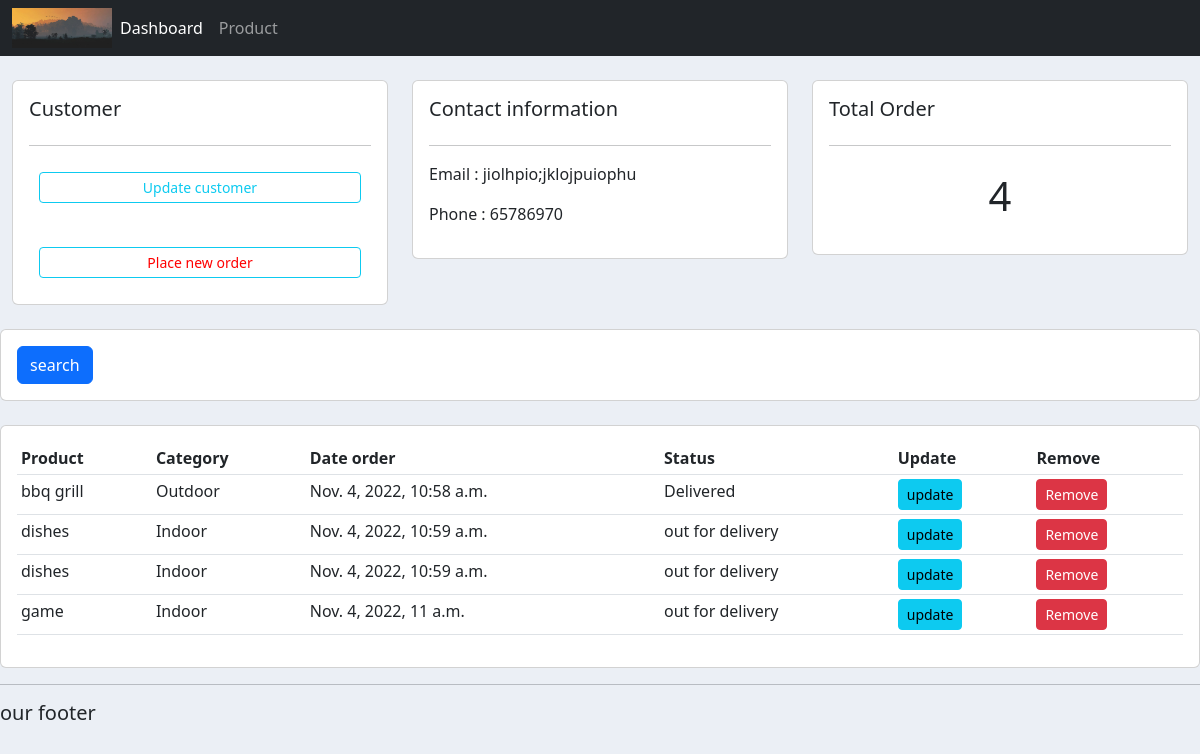
Before: /customers/1/ with the older database file.
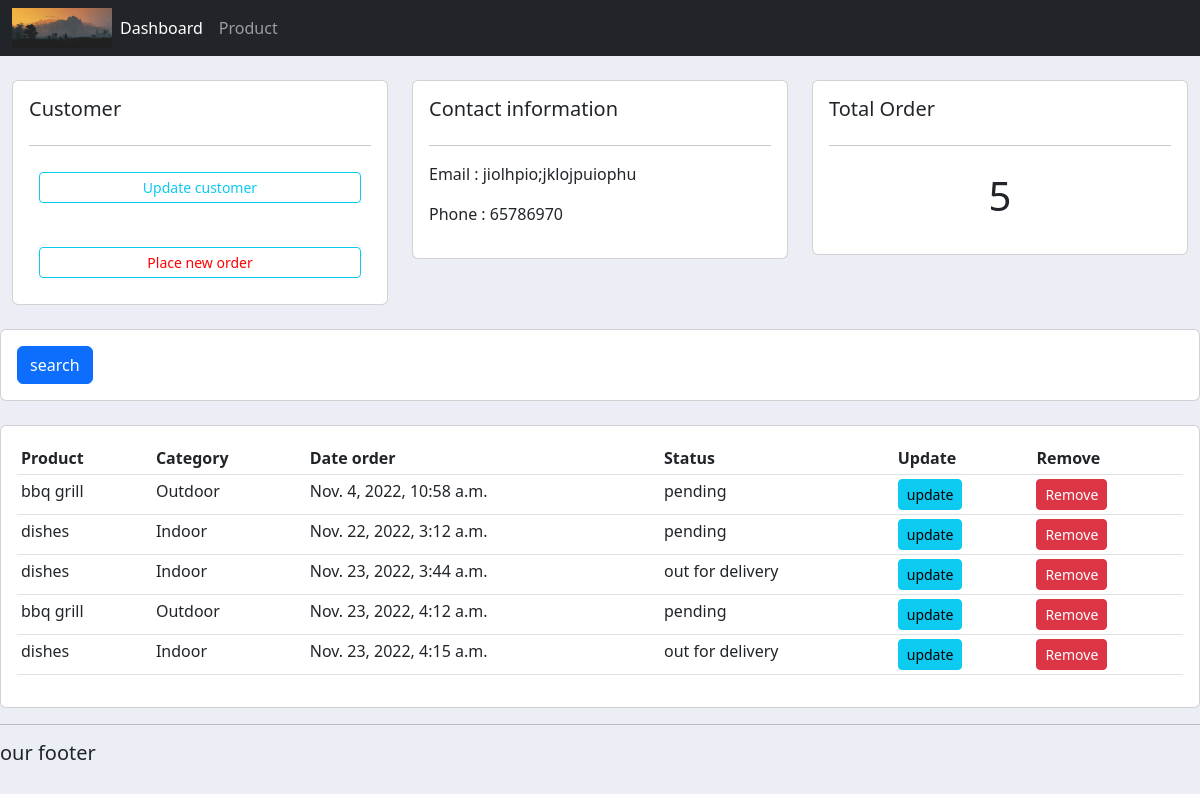
After: the same page with the newer database file.
### costumer/models.py (models this page shows, shortened)
class order(models.Model):
    STATUS=(
         ('pending','pending'),
         ('out for delivery','out for delivery'),
         ('Delivered','Delivered'),
    )
    product = models.ForeignKey(product,null=True,on_delete=models.SET_NULL)
    customer = models.ForeignKey(customer,null=True,on_delete=models.SET_NULL)
    date_created = models.DateTimeField(auto_now_add=True,null=True)
    status = models.CharField(max_length = 200,null=True,choices=STATUS)

class product(models.Model):
    CATEGORY = (
        ('Indoor','Indoor'),
        ('Outdoor','Outdoor'),
    )
    name = models.CharField(max_length = 200,null=True)
    price = models.FloatField(null=True)
    category = models.CharField(max_length = 200,null=True,choices=CATEGORY)
    description =  models.CharField(max_length = 200,null=True,blank=True)
    date_created = models.DateTimeField(auto_now_add=True,null=True)
    tags = models.ManyToManyField(tag)
    def __str__(self):
        return self.name

### costumer/views.py (the view)
# urls.py: path('customers/<str:eli>/', views.customers,name="customer"),
def customers(request, eli):
    Customer = customer.objects.get(id=eli)
    Orders = Customer.order_set.all()
    total_orders = Orders.count()
    context = {'Customer':Customer,'Orders':Orders,'total_orders':total_orders}
    return render(request,'account/customer.html',context)

### costumer/templates/account/customer.html
{% extends "account/main.html" %}
{% block content %}
<br>
<div class="row">
            <div class="col-md">
                <div class="card card-body">
                    <h5> Customer </h5>
                    <hr>
                    <a class="btn btn-outline-info btn-sm btn-block"href=""style="border-raduis:1px solid red;margin:10px;">Update customer</a>
                    <br>
                    <a class="btn btn-outline-info btn-sm btn-block"href="{% url 'create_order' Customer.id %}"style="border-raduis:1px solid red;color:red;margin:10px;">Place new order</a>
                </div>
             </div>
            <div class="col-md">
                <div class="card card-body">
                    <h5> Contact information </h5>
                    <hr>
                     <p>Email : {{Customer.email}}</p>
                     <p>Phone : {{Customer.phone}}</p>
                </div>
            </div>
            <div class="col-md">
                <div class="card card-body">
                    <h5> Total Order </h5>
                    <hr>
                    <h1 style="text-align: center;padding: 10px;">{{total_orders}}</h1>
                </div>
            </div>
</div>
</div>
<br>
<div class="row">
    <div class="col">
        <div class="card card-body">
            <form method="get">
                <button class="btn btn-primary"type="submit">search</button>
            </form>
        </div>
    </div>
</div>
<br>
 <div class="row">
    <div class="col-md">
        <div class="card card-body">
            <table class="table table-sm">
                <tr>
                    <th>Product</th>
                    <th>Category</th>
                    <th>Date order</th>
                    <th>Status</th>
                    <th>Update</th>
                    <th>Remove</th>
                </tr>
                {%for order in Orders%}
                <tr>
                   <td>{{order.product}}</td>
                   <td>{{order.product.category}}</td>
                   <td>{{order.date_created}}</td>
                   <td>{{order.status}}</td>
                   <td> <a class="btn btn-sm btn-info" href="{% url 'update_order' order.id %}">update</a>
                   <td><a class="btn btn-sm btn-danger" href="#">Remove</a></td>
                </tr>
                {% endfor %}
            </table>
        </div>
    </div>
</div>
{% endblock content%}

Changed rows visible on the page:
removed order: product "dishes", product.category "Indoor", date_created "Nov. 4, 2022, 10:59 a.m.", status "out for delivery"
removed order: product "dishes", product.category "Indoor", date_created "Nov. 4, 2022, 10:59 a.m.", status "out for delivery"
removed order: product "game", product.category "Indoor", date_created "Nov. 4, 2022, 11 a.m.", status "out for delivery"
changed order "Nov. 4, 2022, 10:58 a.m.": status "Delivered" → "pending"
added order: product "dishes", product.category "Indoor", date_created "Nov. 22, 2022, 3:12 a.m.", status "pending"
added order: product "dishes", product.category "Indoor", date_created "Nov. 23, 2022, 3:44 a.m.", status "out for delivery"
added order: product "bbq grill", product.category "Outdoor", date_created "Nov. 23, 2022, 4:12 a.m.", status "pending"
added order: product "dishes", product.category "Indoor", date_created "Nov. 23, 2022, 4:15 a.m.", status "out for delivery"
Other visible differences:
{{ total_orders }}: "4" → "5"
